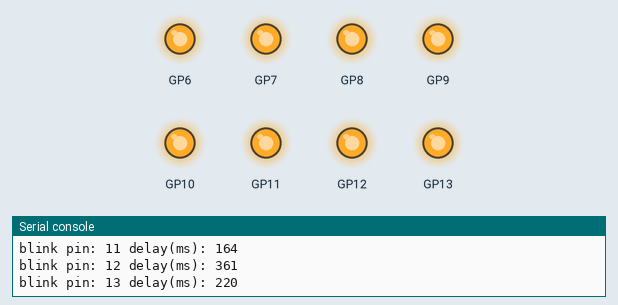
Recording of a program running on a simulated Raspberry Pi Pico running MicroPython. On the bench: output pins drawn as LEDs (lit = HIGH), the last lines printed to the serial console. Random numbers come from a fixed seed.

Above: at 0.08 s.
At 0.57 s:
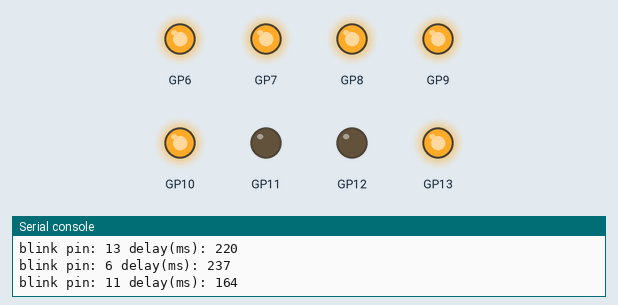
At 1.25 s:
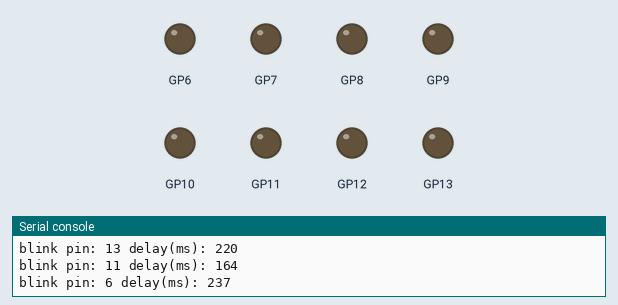
At 1.71 s:
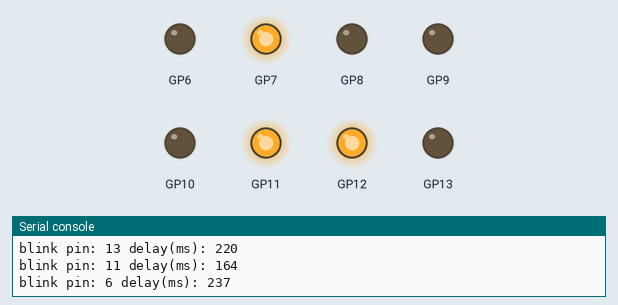
At 3.02 s:
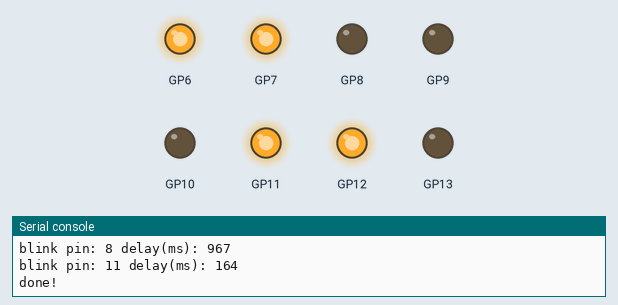
At 3.19 s:
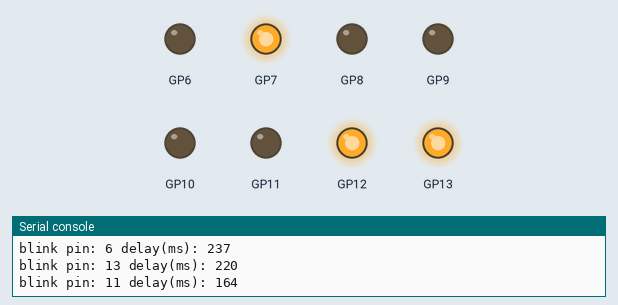
Timing chart, 0 to 4.5 s (numbered marks = the images above):
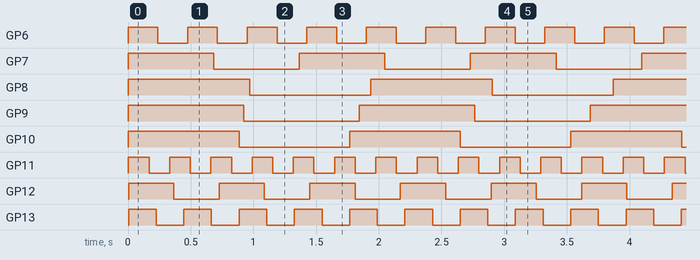

Measured:
- by itself, GP6: alternates HIGH for 0.24 s and LOW for 0.24 s
- by itself, GP7: alternates HIGH for 0.68 s and LOW for 0.68 s
- by itself, GP8: alternates HIGH for 0.97 s and LOW for 0.97 s
- by itself, GP9: alternates HIGH for 0.92 s and LOW for 0.92 s
- by itself, GP10: alternates HIGH for 0.88 s and LOW for 0.88 s
- by itself, GP11: alternates HIGH for 0.16 s and LOW for 0.16 s
- by itself, GP12: alternates HIGH for 0.36 s and LOW for 0.36 s
- by itself, GP13: alternates HIGH for 0.22 s and LOW for 0.22 s

The program:

main.py
```python
from machine import Pin
from utime import sleep
import random

import machine
import asyncio

gpoLeds = {
    0: 6,
    1: 7,
    2: 8,
    3: 9,
    4: 10,
    5: 11,
    6: 12,
    7: 13
}

def writeLed(address, state):
    led = Pin(address, Pin.OUT)
    if int(state):
        led.high()
    else:
        led.low()

def resetLeds(leds):
    for led in leds:
        writeLed(leds[led], 0)

async def blink(pin, delay):
    led = machine.Pin(pin, machine.Pin.OUT)

    while True:
        led.toggle()
        print("blink pin: " + str(pin) + " delay(ms): " + str(delay))
        await asyncio.sleep_ms(delay)

async def main():
    resetLeds(gpoLeds)

    for led in gpoLeds:
        asyncio.create_task(blink(gpoLeds[led], random.randrange(100, 1000)))

    while True:
        print("done!")
        await asyncio.sleep_ms(1000)


asyncio.run(main())
```
